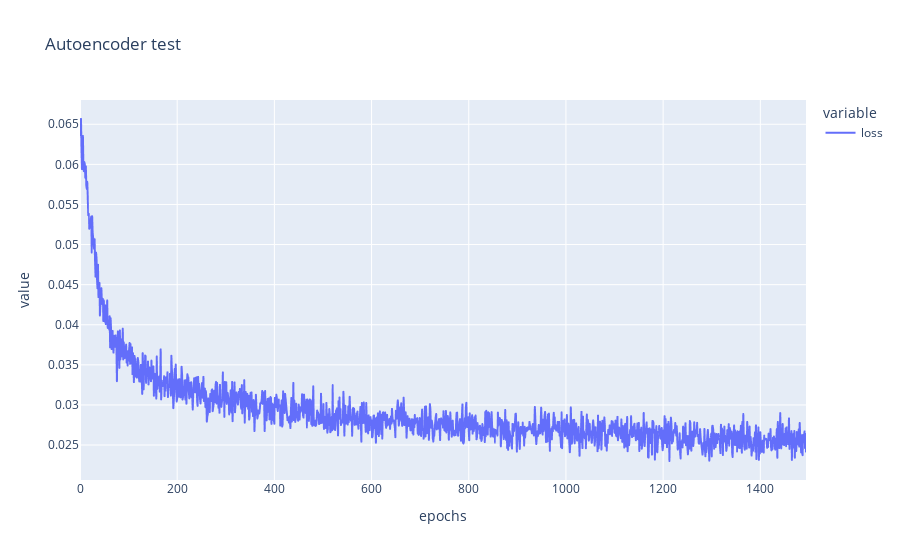

Notebook code cell kept with this figure:
### Code cell
stats = autoencoder.adam().fit(
    X=images,
    Y=images,
    epochs=1500,
    batch_size=128,
    loss_criterion="MSELoss",
    verbose=True,
    info="Autoencoder test"
)
stats[5:].plot_loss()

### Figure 1 — Plotly figure (JSON) as saved in the notebook; plotly's stock layout.template omitted (floating-point values rounded to 4 significant figures; data arrays with more than 128 entries replaced by an {"elided": "..."} marker saying what was removed)
{"data": [{"hovertemplate": "variable=loss<br>epochs=%{x}<br>value=%{y}<extra></extra>", "legendgroup": "loss", "line": {"color": "#636efa", "dash": "solid"}, "marker": {"symbol": "circle"}, "mode": "lines", "name": "loss", "showlegend": true, "type": "scattergl", "x": {"elided": "1495 int values"}, "xaxis": "x", "y": {"elided": "1495 float values"}, "yaxis": "y"}], "layout": {"legend": {"title": {"text": "variable"}, "tracegroupgap": 0}, "title": {"text": "Autoencoder test"}, "xaxis": {"anchor": "y", "domain": [0, 1], "title": {"text": "epochs"}}, "yaxis": {"anchor": "x", "domain": [0, 1], "title": {"text": "value"}}}}
